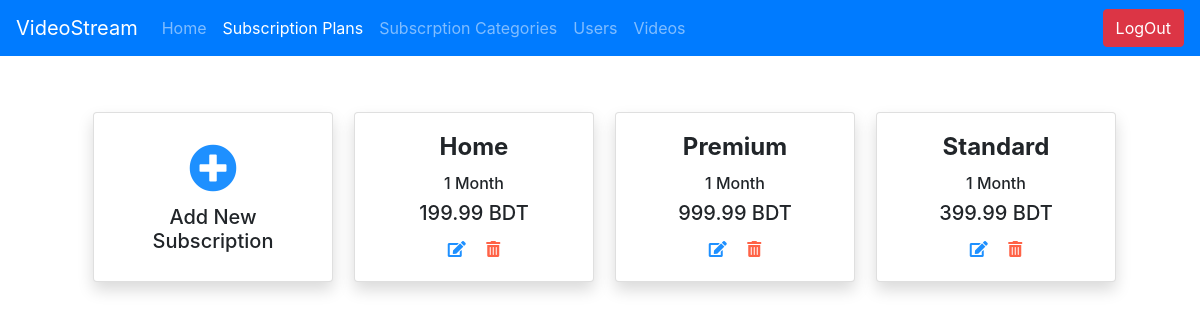
Page /video_stream_admin/subscription_plans/ (signed in) on the earlier database version.
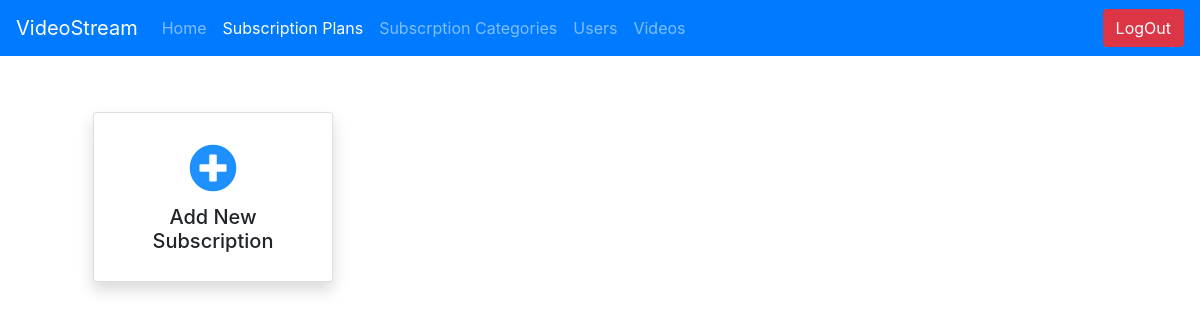
Same page on the later database version.
### video_stream_app/models.py (models this page shows, shortened)
class Subscription(models.Model):
    id = models.AutoField(primary_key=True)
    subscription_type = models.ForeignKey(SubscriptionType,
                                          on_delete=models.SET_NULL, blank=True, null=True)
    subscription_price = models.DecimalField(
        max_digits=10, decimal_places=2, default=0)
    subscription_validity = models.IntegerField(
        default=0, verbose_name='subscription_validity (Months)')
    created_at = models.DateTimeField(auto_now_add=True)
    updated_at = models.DateField(auto_now=True)

class SubscriptionType(models.Model):
    id = models.AutoField(primary_key=True)
    type_name = models.CharField(
        max_length=50, blank=False, null=False, unique=True)

### video_stream_app/views.py (the view)
# urls.py: path('video_stream_admin/subscription_plans/', views.subscription_plan_list,
@login_required(login_url='/video_stream_admin/')
def subscription_plan_list(request):
    return render(request, 'video_stream_app/subscriptions.html',
                  {
                      'subscriptions': models.Subscription.objects.all(),
                      'title': 'Available Plans',
                      'is_logged_in': request.user.is_authenticated,
                      'subscription_plans': 'active',
                      'admin': True
                  })

### video_stream_app/templates/video_stream_app/subscriptions.html (shortened to what this page needs)
{% extends 'base.html' %}
{% load static %}
{% block content %}
    <div class="container">
        <div class="m-5 text-center">
            <div class="row">
                <div class="col-md-3 my-2">
                    <div class="card shadow" style="width: 15rem;">
                        <div class="card-body">
                            <a href="/video_stream_admin/subscriptions/add/">
                                <span style="font-size: 48px; color: Dodgerblue;">
                                    <i class="fas fa-plus-circle"></i>
                                </span>
                            </a>
                            <h5> Add New Subscription </h5>
                        </div>
                    </div>
                </div>
                {% for subscription in subscriptions %}
                    <div class="col-md-3 my-2">
                        <div class="card shadow" style="width: 15rem;">
                            <div class="card-body">
                                <h4 class="card-title"> <strong>{{ subscription.subscription_type.type_name}}</strong></h4>
                                <h6>
                                    {{ subscription.subscription_validity}}
                                    {% if subscription.subscription_validity == 1 %}
                                        Month
                                    {% else %}
                                        Months
                                    {% endif %}
                                </h6>
                                <h5> {{ subscription.subscription_price}} BDT </h5>
                                <div class="pt-1">
                                    <a href="/video_stream_admin/subscriptions/edit__{{ subscription.pk }}/">
                                        <span style="color: Dodgerblue;" class="pr-2">
                                            <i class="fas fa-edit"></i>
                                        </span>
                                    </a>
                                    <a href="/video_stream_admin/subscriptions/delete__{{ subscription.pk }}/">
                                        <span style="color: tomato;" class="pl-2">
                                            <i class="fas fa-trash-alt"></i>
                                        </span>
                                    </a>
                                </div>
                            </div>
                        </div>
                    </div>
                {% endfor %}
            </div>
        </div>
    </div>
{% endblock %}

Differences in the rows shown:
removed Subscription: subscription_type.type_name "Home", subscription_validity "1", shows "Month", subscription_price "199.99"
removed Subscription: subscription_type.type_name "Premium", subscription_validity "1", shows "Month", subscription_price "999.99"
removed Subscription: subscription_type.type_name "Standard", subscription_validity "1", shows "Month", subscription_price "399.99"
